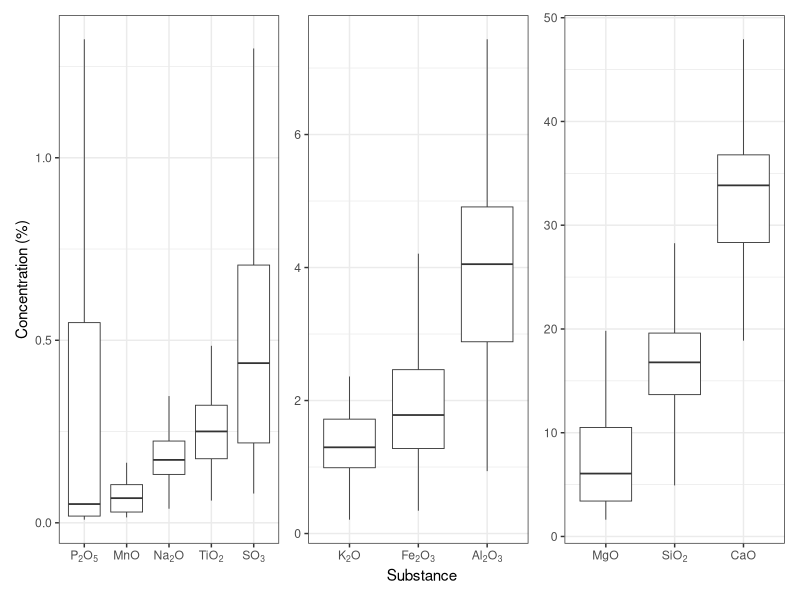
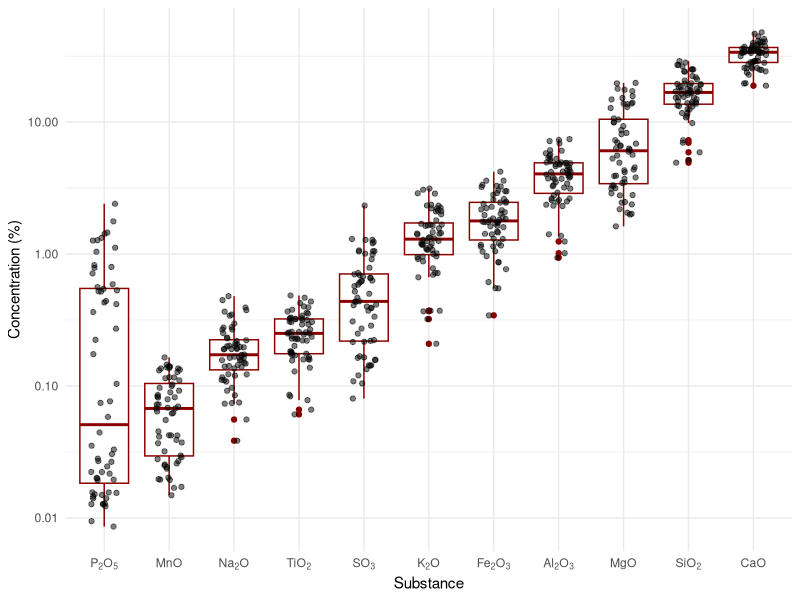
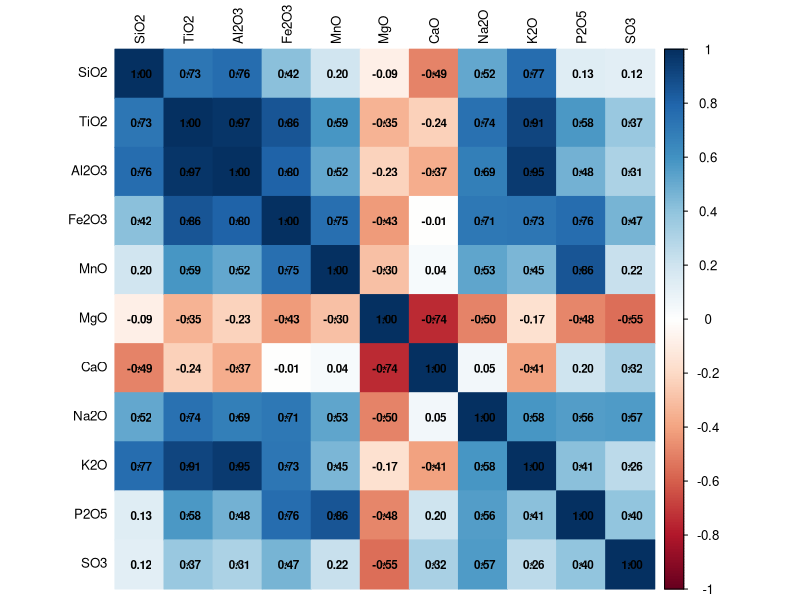
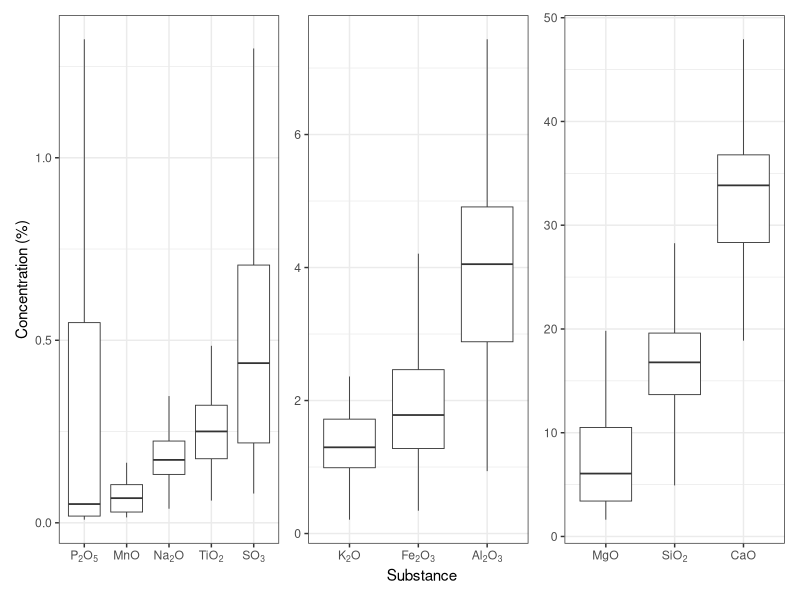

Source code (R) for these figures, in order:
## ---- chunk 1
knitr::opts_chunk$set(echo = TRUE,warning = FALSE, message = FALSE)

# Load required libraries
library(tidyverse)
library(ggplot2)
library(readxl)
library(patchwork)
library(corrplot)
## ---- chunk 2
# Load data from input folder

dt_fines <- read_excel("input/Fines_Sample_data.xlsx",
    sheet = "XRF", skip = 1)

## ---- chunk 3
# Summary statistics
summary(dt_fines)



names(dt_fines) <- c("Mineralresource", "Deposit", "Samplenumber", "LOI950°C", "SiO2", "TiO2", "Al2O3",
"Fe2O3", "MnO", "MgO", "CaO", "Na2O", "K2O", "P2O5",
"SO3")


## ---- chunk 4

# format data for plotting
# pivot longer, excluding non-numeric columns

#exclude LOI950°C 
dt_fines_long <- dt_fines %>%  select(-c("LOI950°C"))

dt_fines_long <- dt_fines_long %>%
  pivot_longer(cols = c("SiO2", "TiO2", "Al2O3",
"Fe2O3", "MnO", "MgO", "CaO", "Na2O", "K2O", "P2O5",
"SO3"),
               names_to = "Substance",
               values_to = "Concentration")

# create boxplot, sort x-axis by median concentration
#plot  MgO, SiO2, CaO separately due to scale issues
#start with these

subs_high <- c("MgO",  "SiO2",  "CaO")
subs_medium <- c("Al2O3", "Fe2O3", "K2O")
subs_low <- c("TiO2", "MnO", "P2O5", "Na2O", "SO3")

#refactor the three plots below into a function


## ---- chunk 5

# Create a named vector for chemical formula labels with subscripts
chem_labels <- c(
  "SiO2" = expression(SiO[2]),
  "TiO2" = expression(TiO[2]),
  "Al2O3" = expression(Al[2]*O[3]),
  "Fe2O3" = expression(Fe[2]*O[3]),
  "MnO" = expression(MnO),
  "MgO" = expression(MgO),
  "CaO" = expression(CaO),
  "Na2O" = expression(Na[2]*O),
  "K2O" = expression(K[2]*O),
  "P2O5" = expression(P[2]*O[5]),
  "SO3" = expression(SO[3])
)

boxplot_fines <- function(substances){
  ggplot(dt_fines_long %>% filter(Substance %in% substances),
         aes(x = reorder(Substance, Concentration, FUN = median), y = Concentration)) +
    geom_boxplot(outliers = F,
                 size=0.3) +
    labs(x = "Substance",
         y = "Concentration (%)") +
    scale_x_discrete(labels = chem_labels) +
    theme_bw()
  #  geom_jitter(size = 0.1, alpha = 0.5)
}


a <- boxplot_fines(subs_low)

b <- boxplot_fines(subs_medium)
   
c <- boxplot_fines(subs_high)

  
  

(a + b + c) + plot_layout(nrow = 1, guides = "collect",axes = "collect")
  #apply theme_bw to all plots
  


#sace to file (png, width=12in, height=6in, res=300)

ggsave("output/boxplot_xrf_fines.png", width = 12, height = 6, dpi = 300, scale=0.6)
  




## ---- chunk 6

# create boxplot with log y-axis, sort x-axis by median concentration
a_log <- ggplot(dt_fines_long,
       aes(x = reorder(Substance, Concentration, FUN = median), y = Concentration
)) +
  geom_boxplot(color = "darkred") +
  labs(x = "Substance",
       y = "Concentration (%)") +
  theme_minimal()+
  geom_jitter(width = 0.2, alpha = 0.5) +
  scale_y_log10() +
  scale_x_discrete(labels = chem_labels)
a_log



## ---- chunk 7
# Correlation plots between constituents

# Select only the constituent columns (excluding metadata columns)
constituents <- dt_fines %>%
  select(SiO2, TiO2, Al2O3, Fe2O3, MnO, MgO, CaO, Na2O, K2O, P2O5, SO3)

# Calculate Spearman correlation matrix
cor_matrix <- cor(constituents, method = "spearman", use = "complete.obs")

# Calculate p-values for significance testing
cor_pvalues <- cor.mtest(constituents, method = "spearman")

# Create correlation plot
corrplot(cor_matrix, 
         method = "color",           # Fill tiles with colors
         type = "full",              # Show both upper and lower triangle
         col = COL2('RdBu', 200),    # Standard blue to red color scheme
         tl.col = "black",           # Text label color: black
         addCoef.col = "black",      # Coefficient text color: black
         p.mat = cor_pvalues$p,      # P-value matrix for significance
         sig.level = 0.05,           # Alpha = 0.05
         insig = "label_sig",        # Mark significant values with *
         pch.cex = 0.9,              # Size of significance markers
         number.cex = 0.7,           # Size of correlation coefficients
         tl.cex = 0.8)               # Size of text labels
